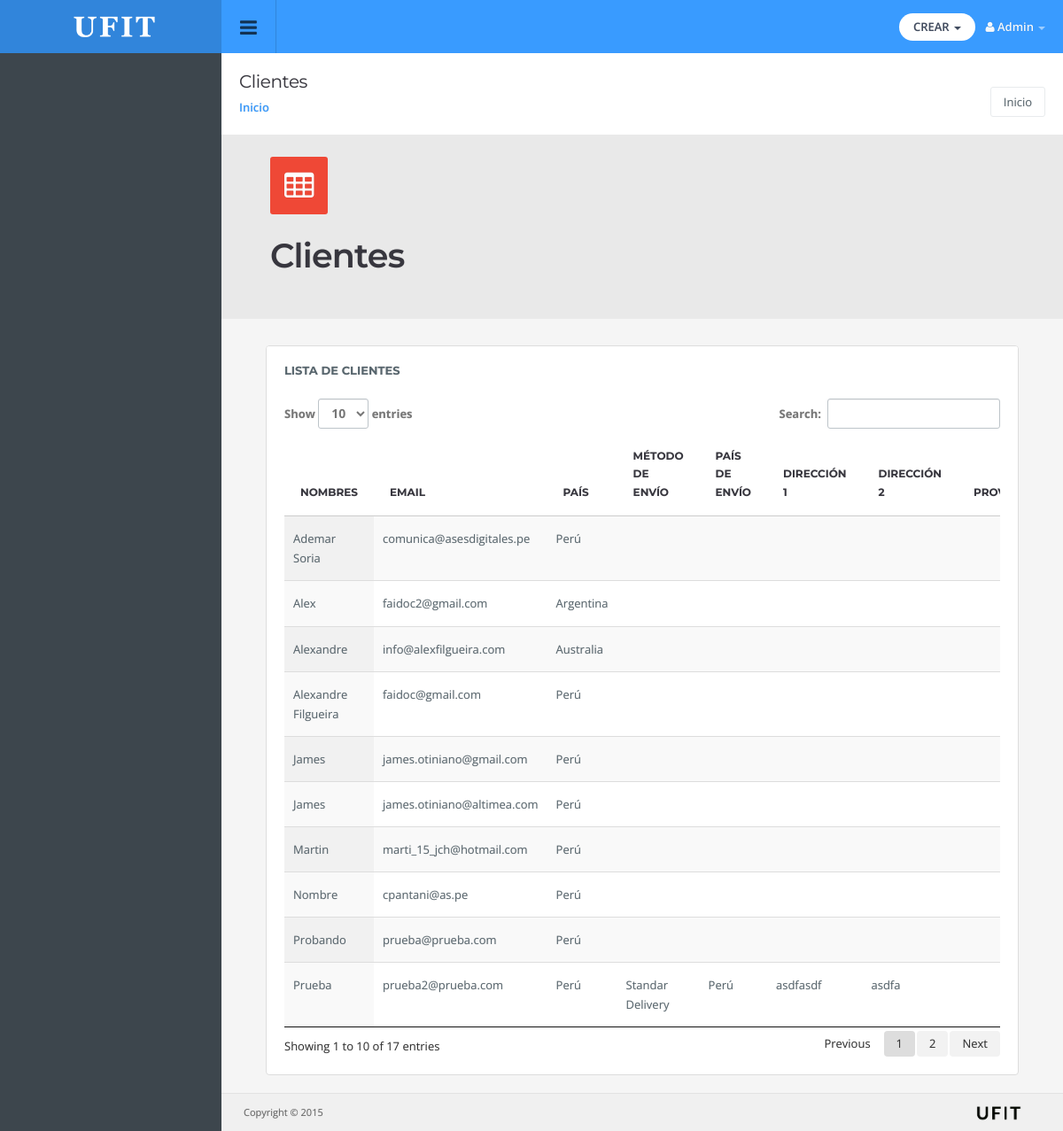
Screenshot of /admin/clientes.php (signed in) with the database file from the repository.
### tables this page shows
CREATE TABLE IF NOT EXISTS `tbl_clientes` (
  `id_cli` int(10) NOT NULL AUTO_INCREMENT,
  `nombre_cli` varchar(100) NOT NULL,
  `email_cli` varchar(100) NOT NULL,
  `clave_cli` varchar(100) NOT NULL,
  `token_nueva_clave_cli` varchar(45) DEFAULT NULL,
  `pais_cli` varchar(100) NOT NULL,
  `fecha_cli` date NOT NULL,
  `pais_facturacion_cli` varchar(100) NOT NULL,
  `nombre_facturacion_cli` varchar(100) NOT NULL,
  `apellido_facturacion_cli` varchar(100) NOT NULL,
  `dir1_facturacion_cli` varchar(100) NOT NULL,
  `dir2_facturacion_cli` varchar(100) NOT NULL,
  `provincia_facturacion_cli` varchar(100) NOT NULL,
  `postal_facturacion_cli` varchar(100) NOT NULL,
  `tel_facturacion_cli` varchar(100) NOT NULL,
  `tarjeta_cli` varchar(100) NOT NULL,
  `mes_tarjeta_cli` varchar(100) NOT NULL,
  `anio_tarjeta_cli` varchar(100) NOT NULL,
  `pais_direccion_cli` varchar(100) NOT NULL,
  `nombre_direccion_cli` varchar(100) NOT NULL,
  `apellido_direccion_cli` varchar(100) NOT NULL,
  `dir1_direccion_cli` varchar(100) NOT NULL,
  `dir2_direccion_cli` varchar(100) NOT NULL,
  `postal_direccion_cli` varchar(100) NOT NULL,
  `tel_direccion_cli` varchar(100) NOT NULL,
  `envio_cli` varchar(100) NOT NULL,
  `ruc_cli` varchar(100) NOT NULL,
  `razon_cli` varchar(100) NOT NULL,
  `dni_cli` varchar(100) NOT NULL,
  `tipo_cli` varchar(100) NOT NULL,
  `fkdepartamento_cli` int(10) NOT NULL,
  `fkprovincia_cli` int(10) NOT NULL,
  `fkdistrito_cli` int(10) NOT NULL,
  PRIMARY KEY (`id_cli`)
);

### admin/clientes.php (called while the page is built, shortened)
<?php
include("aplication/vista/clientes.php");
?>

### admin/aplication/modelo/modelo_base_datos.php (called while the page is built, shortened)
<?php
	class db_model{
	    public $link_base_datos;
	    public function conectar($host='localhost',$user='root',$clave='',$db='royalty_web')
	    {
	        $this->link_base_datos = mysqli_connect($host, $user, $clave,$db);
	        mysqli_set_charset($this->link_base_datos,"utf8");
	    }
	    public function select_sql($sql,$r=''){
	    	$query = mysqli_query($this->link_base_datos,$sql);
	    	return $query;
	    }
	}
?>

### admin/aplication/modelo/Clientes2.php (the view, shortened to what this page needs)
<?php
class Clientes{
			?>
		<?php
	public function listClientes(){
    $db_Full = new db_model(); $db_Full->conectar();
		$query = $db_Full->select_sql("select  * FROM tbl_clientes");
		?>
    <div class="col-md-12">
      <div class="panel panel-default">
        <div class="panel-title">
          Lista de Clientes
        </div>
        <div class="panel-body table-responsive">
            <table id="example0" class="table display">
            <thead>
               <tr>
                <th  >Nombres</th>
                <th  >Email</th>
                <th >País</th>
                <th >Método de Envío</th>
                <th >País de Envío</th>
                <th >Dirección 1</th>
                <th >Dirección 2</th>
                <th >Provincia</th>
                </tr>
              </thead>
              <tbody >
              <?php
			while($row = mysqli_fetch_assoc($query))
			{
			?>
            <tr class="gradeX">
                    <td ><?php echo $row['nombre_cli']; ?></td>
                    <td ><?php echo $row['email_cli']; ?></td>
                    <td ><?php echo $row['pais_cli']; ?></td>
                    <td ><?php echo $row['envio_cli']; ?></td>
                    <td ><?php echo $row['pais_direccion_cli']; ?></td>
                    <td ><?php echo $row['dir1_direccion_cli']; ?></td>
                    <td ><?php echo $row['dir2_direccion_cli']; ?></td>
                    <td ><?php echo $row['provincia_direccion_cli']; ?></td>
			</tr>
                <?php
			}
			?>
               </tbody>
            </table>
        </div>
      </div>
    </div>
        <?php
	}
}
?>

### webroot/assets/css/style.css (style rules this page uses)
table.dataTable tbody th, table.dataTable tbody td { padding: 14px 3px;; }
body { background: #3d464d; color: #58666e; margin: 0; line-height: 1.7em; font-size: 13px; font-family: 'Open Sans', sans-serif; outline: 0; text-Shadow: 0 0 1px rgba(0, 0, 0, 0.2); }
.col-xs-1, .col-sm-1, .col-md-1, .col-lg-1, .col-xs-2, .col-sm-2, .col-md-2, .col-lg-2, .col-xs-3, .col-sm-3, .col-md-3, .col-lg-3, .col-xs-4, .col-sm-4, .col-md-4, .col-lg-4, .col-xs-5, .col-sm-5, .col-md-5, .col-lg-5, .col-xs-6, .col-sm-6, .col-md-6, .col-lg-6, .col-xs-7, .col-sm-7, .col-md-7, .col-lg-7, .col-xs-8, .col-sm-8, .col-md-8, .col-lg-8, .col-xs-9, .col-sm-9, .col-md-9, .col-lg-9, .col-xs-10, .col-sm-10, .col-md-10, .col-lg-10, .col-xs-11, .col-sm-11, .col-md-11, .col-lg-11, .col-xs-12, .col-sm-12, .col-md-12, .col-lg-12 { padding-right: 15px; padding-left: 15px; }
.panel { box-shadow: none; border: 1px solid #e5e5e5; background: #fff; padding: 20px; margin-bottom: 20px; position: relative; }
.panel-title { font-family: 'Montserrat', sans-serif; color: #58666e; font-size: 13px; font-weight: bold; text-transform: uppercase; padding: 16px 20px; margin: -20px; background: #fff; margin-bottom: 5px; border-bottom: none; border-top-left-radius: 3px; border-top-right-radius: 3px; }
.panel-body, .panel-heading { padding: 0; color: inherit; background-color: transparent; border-color: none; }
.panel-default { border-color: #ddd; }
.table { margin: 0; }
thead { font-weight: 600; font-family: 'Montserrat', sans-serif; text-transform: uppercase; font-size: 12px; color: #37363e; }
table td { display: table-cell; vertical-align: middle; }
.table > thead > tr > th, .table > tbody > tr > th, .table > tfoot > tr > th, .table > thead > tr > td, .table > tbody > tr > td, .table > tfoot > tr > td { padding: 15px; line-height: 1.7; }

### webroot/assets/css/datatables.css (style rules this page uses)
table.dataTable { width: 100%; margin: 0 auto; clear: both; border-collapse: separate; border-spacing: 0; }
table.dataTable thead th, table.dataTable tfoot th { font-weight: bold; text-transform: uppercase; font-size: 12px; }
table.dataTable thead th, table.dataTable thead td { padding: 16px 18px; border-bottom: 1px solid #ccc; }
table.dataTable thead .sorting_asc, table.dataTable thead .sorting_desc, table.dataTable thead .sorting { cursor: pointer; *cursor: hand; }
table.dataTable thead .sorting { background: url("../../../img/datatables/sort_both.png") no-repeat center right; }
table.dataTable thead .sorting_asc { background: url("../../../img/datatables/sort_asc.png") no-repeat center right; }
table.dataTable tbody tr { background-color: white; }
table.dataTable tbody th, table.dataTable tbody td { padding: 14px 10px; }
table.dataTable.row-border tbody th, table.dataTable.row-border tbody td, table.dataTable.display tbody th, table.dataTable.display tbody td { border-top: 1px solid #dddddd; }
table.dataTable.row-border tbody tr:first-child th, table.dataTable.row-border tbody tr:first-child td, table.dataTable.display tbody tr:first-child th, table.dataTable.display tbody tr:first-child td { border-top: none; }
table.dataTable.stripe tbody tr.odd, table.dataTable.display tbody tr.odd { background-color: #f9f9f9; }
table.dataTable.order-column tbody tr > .sorting_1, table.dataTable.order-column tbody tr > .sorting_2, table.dataTable.order-column tbody tr > .sorting_3, table.dataTable.display tbody tr > .sorting_1, table.dataTable.display tbody tr > .sorting_2, table.dataTable.display tbody tr > .sorting_3 { background-color: #f9f9f9; }
table.dataTable.display tbody tr.odd > .sorting_1, table.dataTable.order-column.stripe tbody tr.odd > .sorting_1 { background-color: #f1f1f1; }
table.dataTable.display tbody tr.even > .sorting_1, table.dataTable.order-column.stripe tbody tr.even > .sorting_1 { background-color: #f9f9f9; }
table.dataTable.no-footer { border-bottom: 1px solid #111111; }
table.dataTable, table.dataTable th, table.dataTable td { -webkit-box-sizing: content-box; -moz-box-sizing: content-box; box-sizing: content-box; }

### rows the page displays
tbl_clientes: nombre_cli "James", email_cli "james.otiniano@gmail.com", pais_cli "Perú"
tbl_clientes: nombre_cli "Probando", email_cli "prueba@prueba.com", pais_cli "Perú"
tbl_clientes: nombre_cli "Prueba", email_cli "prueba2@prueba.com", pais_cli "Perú", envio_cli "Standar Delivery", pais_direccion_cli "Perú", dir1_direccion_cli "asdfasdf", dir2_direccion_cli "asdfa"
tbl_clientes: nombre_cli "Alexandre", email_cli "info@alexfilgueira.com", pais_cli "Australia"
tbl_clientes: nombre_cli "Alexandre Filgueira", email_cli "faidoc@gmail.com", pais_cli "Perú"
tbl_clientes: nombre_cli "James", email_cli "james.otiniano@altimea.com", pais_cli "Perú"
tbl_clientes: nombre_cli "Alex", email_cli "faidoc2@gmail.com", pais_cli "Argentina"
tbl_clientes: nombre_cli "Ademar Soria", email_cli "comunica@asesdigitales.pe", pais_cli "Perú"
tbl_clientes: nombre_cli "Nombre", email_cli "cpantani@as.pe", pais_cli "Perú"
tbl_clientes: nombre_cli "Martin", email_cli "marti_15_jch@hotmail.com", pais_cli "Perú"
